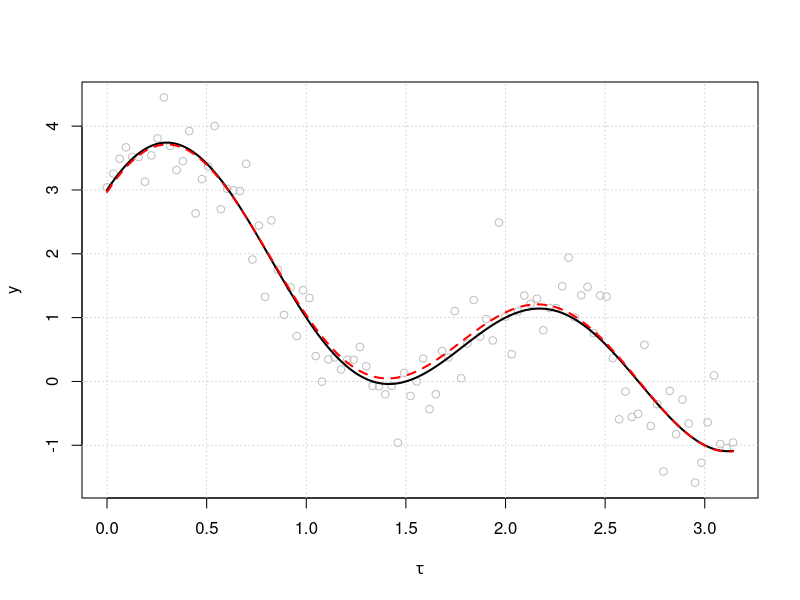
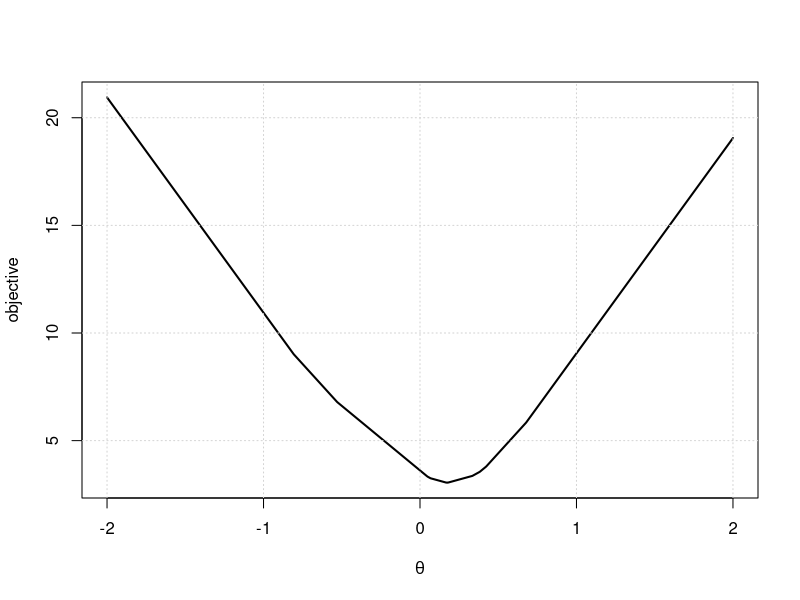
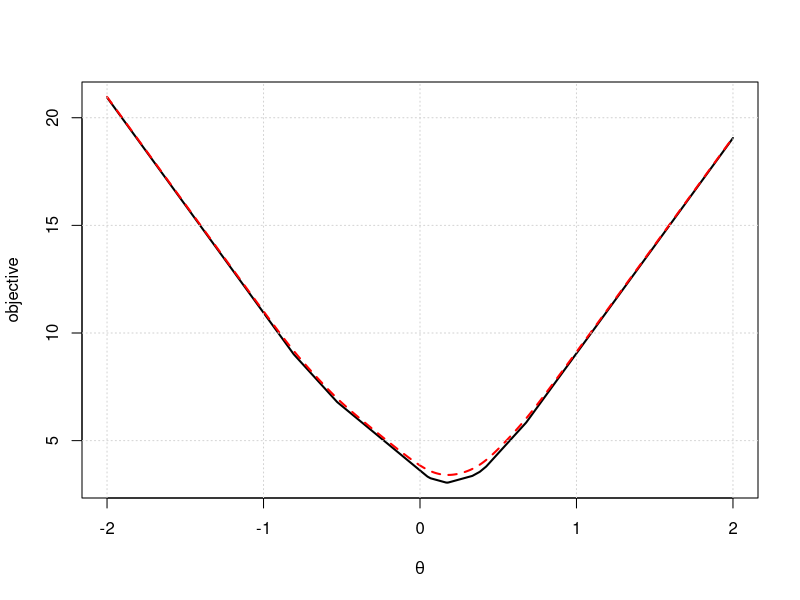
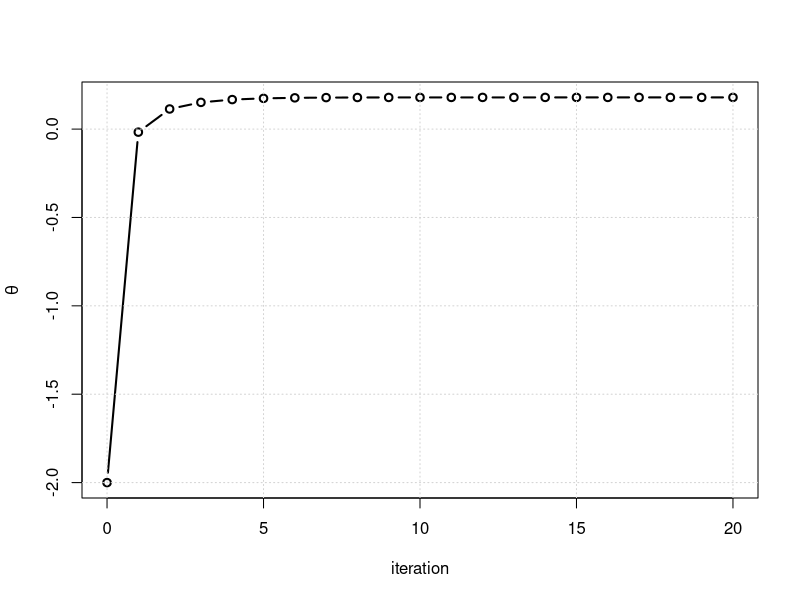
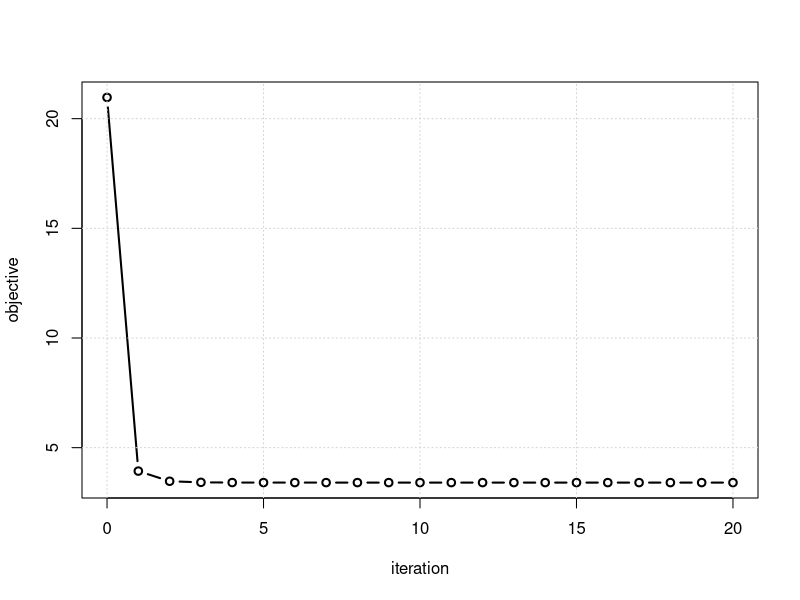

Recreate these plots in R, in order.
## ---- chunk 1
knitr::opts_chunk$set(echo = TRUE)
## ---- chunk 2
# Set the number n
nn <- 100
# Generate the points
tau <- seq(0,pi,length.out=nn)
## ---- chunk 3
tau
## ---- chunk 4
# Begin by generating a column of 1s
XX <- cbind(rep(1,nn))
# Make a for loop to bind columns with cos and sin values of increasing frequency
for (kk in 1:2) {
  XX <- cbind(XX,sin(pi/2*tau*kk),cos(pi/2*tau*kk))
}
# Inspect the first 5 rows of XX
head(XX)
## ---- chunk 5
# Make theta vector
theta <- matrix(rep(1,5),5,1)
# Set a random seed
set.seed(200)
# Generate the y values
yy <- XX%*%theta + rnorm(nn,0,sqrt(1/4))
## ---- chunk 6
# Compute the ordinary least squares estimate
theta_ols <- solve(t(XX)%*%XX)%*%t(XX)%*%yy
# Inspect the obtained estimates
theta_ols
## ---- chunk 7
# Plot the data points
plot(tau,yy,col='grey',
     xlab=expression(tau),ylab='y')
# Plot a grid in the background
grid()
# Make a dummy tau sequence for your plotting device
dum <- seq(0,pi,length.out = 1000)
# Initialize a vector of alpha (theta[1]) to store the true model values
y_true <- rep(theta[1],1000)
# Add the sin and cos values to your model
for (kk in 1:2) {
  y_true <- y_true + theta[2*kk-1]*sin(pi/2*dum*kk) + theta[2*kk]*cos(pi/2*dum*kk)
}
# Plot the true curve on top of your points, in black
lines(dum,y_true,col='black',lwd=2)
# Initialize a vector of alpha* (theta_ols[1]) to store the ols model values
y_ols <- rep(theta_ols[1],1000)
# Add the sin and cos values to your model
for (kk in 1:2) {
  y_ols <- y_ols + theta_ols[2*kk-1]*sin(pi/2*dum*kk) + theta_ols[2*kk]*cos(pi/2*dum*kk)
}
# Plot the fitted curve on top of your points, in red
lines(dum,y_ols,col='red',lwd=2,lty=2)
## ---- chunk 8
# Set the number of observations to generate
nn <- 10
# Set a random seed
set.seed(200)
# Generate the uniformly distributed
yy <- 2*runif(nn)-1
## ---- chunk 9
# Make a dummy y sequence for your plotting device
dum <- seq(-2,2,length.out = 1000)
# Make a function that computes the objective value for any value of theta
objective <- function(theta) {
  sum(abs(yy-theta))
}
# Evaluate the objective function at each value of dum and store it in ff
ff <- sapply(dum,objective)
# Plot the objective function against the dummy sequence
plot(dum,ff,type='l',lwd=2,
     xlab=expression(theta),ylab='objective')
grid()
## ---- chunk 10
# Plot the objective function again
plot(dum,ff,type='l',lwd=2,
     xlab=expression(theta),ylab='objective')
# Set the value of epsilon
epsilon <- 0.01
# Make a function that computes the approximate objective value for any value of theta
approx_obj <- function(theta) {
  sum(sqrt((yy-theta)^2+epsilon))
}
# Evaluate the approximate objective function at each value of dum and store it in ff_eps
ff_eps <- sapply(dum,approx_obj)
# Plot the approximate objective function, in red
lines(dum,ff_eps,col='red',lwd=2,lty=2)
grid()
## ---- chunk 11
# Initialize the solution sequence with a theta^(0)=-2
theta_seq <- c(-2)
# Initialize the approximate objective sequence with the value evaluated at theta = -2
obj_seq <- c(approx_obj(-2))
# Set the number of iterations R
RR <- 20
# Begin the MM algorithm loop
for (rr in 2:(RR+1)) {
  # Compute the vector of weights
  ww <- 1/sqrt((yy-theta_seq[rr-1])^2+epsilon)
  # Compute the MM algorithm solution at the current iteration
  theta_seq[rr] <- sum(ww*yy)/sum(ww)
  # Compute the current approximate objective value
  obj_seq[rr] <- approx_obj(theta_seq[rr])
}
# Plot the solution sequence
plot(0:RR,theta_seq,type='b',lwd=2,cex=1,
     xlab='iteration',ylab=expression(theta))
grid()
# Plot the approximate objective value sequence
plot(0:RR,obj_seq,type='b',lwd=2,cex=1,
     xlab='iteration',ylab='objective')
grid()
## ---- chunk 12
# Print the final MM algorithm solution
theta_seq[RR+1]
# Compute the median using the function in R
median(yy)
